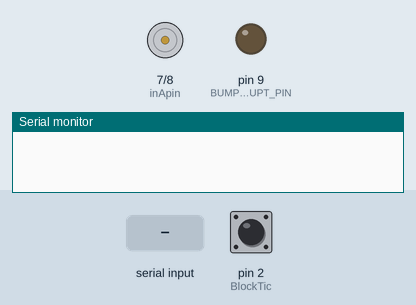
Recording of a sketch running on a simulated Arduino Uno, built with avr-gcc and run on an emulated ATmega328P. Parts: motor-driver pin pairs drawn as motors (green arrow = first pin HIGH = forward, orange = second pin HIGH = backward, longer = more drive, scaled by the enable pin), output pins drawn as LEDs (lit = HIGH), the last lines printed to the serial monitor. Inputs (shaded band) come from the test bench; at power-on: pin 2 (BlockTic) HIGH.

Above: at 1.2 s.
1.3 s: "S#" received over Serial
At 1.8 s:
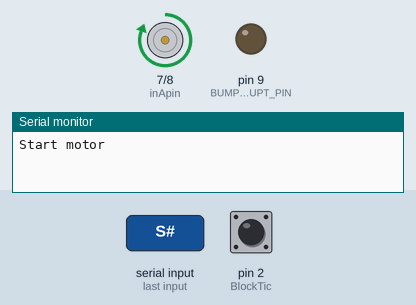
2.8 s: "A#" received over Serial
At 4.1 s:
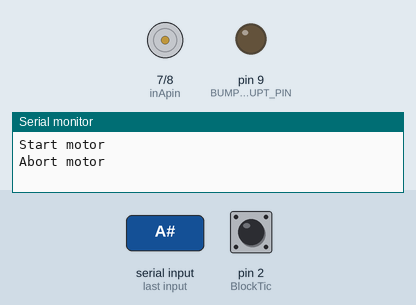
Timing chart, 0 to 5.8 s (numbered marks = the images above; inputs shaded):
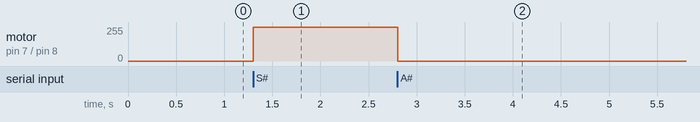

Measured:
- after the input at 1.3 s, motor on pin 7 (inApin) / pin 8 (inBpin): stopped → forward 255/255 at once
- after the input at 2.8 s, motor on pin 7 (inApin) / pin 8 (inBpin): forward 255/255 → stopped at once

The sketch:

SimpleInterrupt.ino
```cpp
/*
 * Simplified form of SpinDome to test interrupt issue with
 * position pulses.
 * Accepts 2 commands through Serial:
 *   A#: stop motor
 *   S#: Start motor
 */

// pin definitions
int BlockTic = 2;       // Block Sensor. Pin 2 is associated with interrupt 0
#define BLOCK_INTERRUPT 0

/*  VNH2SP30 pin definitions */
int inApin = 7;  // INA: Clockwise input   Digital Output
int inBpin = 8; // INB: Counter-clockwise input  Digital Output
// I have connected pin45, which supports PWM, to pin 5 on the shield.
// Pin 5 of the shield has been cut in the header so it DOES NOT connect
// to the main board pin 5.
int pwmpin = 5; // PWM input   Digital Output pins, use AnalogWrite

int BUMP_INTERRUPT_PIN = 9;     // shows oscilloscope duration of interrupt

volatile unsigned long last_button_time = 0;
volatile unsigned long button_time = 0;


// interrupt for the position sensor. Gets called on both Rising and Falling voltage
void bumpPosInterrupt()
{
  button_time = millis();
  //check to see if increment() was called in the last few milliseconds
  if ((button_time - last_button_time) > 10)
      {
      last_button_time = button_time;
      digitalWrite(BUMP_INTERRUPT_PIN, HIGH);
      for (long i=0; i<1000; i++)
          digitalRead(BlockTic);
      digitalWrite(BUMP_INTERRUPT_PIN, LOW);
  }

}

// Brute force
void CheckBlockState()
{
    int state = digitalRead(BlockTic);
    digitalWrite(BUMP_INTERRUPT_PIN, state);
}


void abort_motors()
{
  digitalWrite(inApin, LOW);
  digitalWrite(inBpin, LOW);
  analogWrite(pwmpin, 0);      // speed 0
}

void start_motor()
{
    digitalWrite(inApin, HIGH);
    digitalWrite(inBpin, LOW);
    analogWrite(pwmpin, 1023);   // full speed
}

// readCommand
// reads string up to #  NOTE - the # is not in the returned string
// returns number of bytes read
// fills in inCommand
unsigned int readCommand(char *inCommand)
{
  unsigned int readCount = 0;
  String sBuf;

  if (Serial.available() > 0)
      {
      sBuf = Serial.readStringUntil('#');
      readCount = sBuf.length();
      }
  else
      {
      return (0);
      }

  sBuf.toUpperCase();

  // remove cr or lf chars if in beginning
  while ((sBuf[0] == 10) || (sBuf[0] == 13))
      {
      sBuf.remove(0,1);
      }
  readCount = sBuf.length();

  strcpy (inCommand, "");
  if (sBuf.length() == 0)
      return(0);

  sBuf.getBytes((unsigned char *)inCommand, sBuf.length() +1);
  return (readCount);
}


void setup()
{
  Serial.begin(115200);

  pinMode (BlockTic, INPUT_PULLUP);
  pinMode (BUMP_INTERRUPT_PIN, OUTPUT);

  // Motor Shield pins
  pinMode(inApin, OUTPUT);
  pinMode(inBpin, OUTPUT);
  pinMode(pwmpin, OUTPUT);

  digitalWrite(inApin, LOW);
  digitalWrite(inBpin, LOW);
  digitalWrite(BUMP_INTERRUPT_PIN, LOW);
  attachInterrupt(BLOCK_INTERRUPT, bumpPosInterrupt, CHANGE);
}

void loop()
{
  unsigned int cmdByteCount;             // number of bytes in input command
  char inCommand[100];          // holds the command sent from the client program

  inCommand[0] = 0;     // empty command string
  cmdByteCount = readCommand(inCommand);

  if (strcmp(inCommand, "A") == 0)      // Stop motor
      {
      Serial.println("Abort motor");
      abort_motors();
      }
  else if (strcmp(inCommand, "S") == 0)      // Start motor
      {
      Serial.println("Start motor");
      start_motor();
      }

  //CheckBlockState();
  delay(100);
}
```
